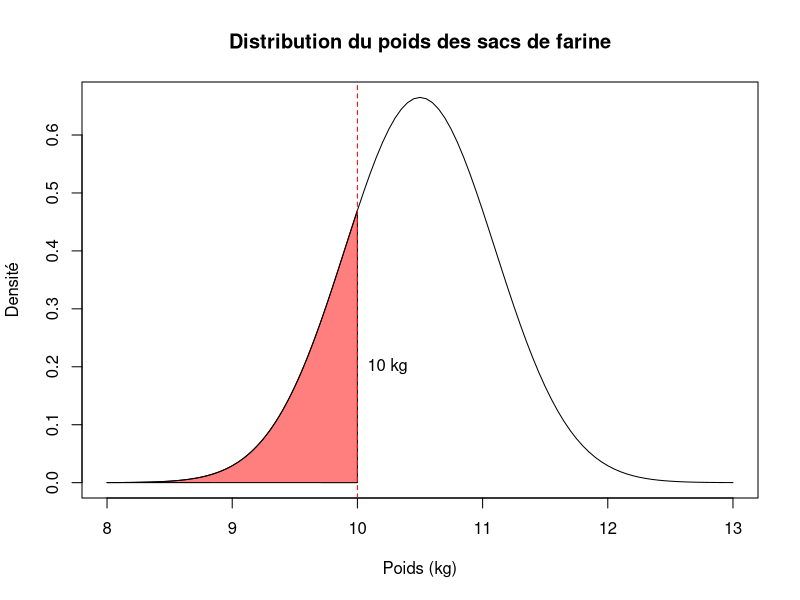

Here is the R script that generated this plot:
# https://github.com/BreizhHardware/TD-R/tree/main/TP_estimateurs

# 1. Si l'automate est réglée sur une moyenne de 10,5 kg, quelle est la probabilité qu'un sac
# conƟent moins de 10 kg de farine ?

# Paramètres
mu <- 10.5      # moyenne
sigma <- 0.6    # écart-type
x <- 10         # valeur seuil

# Calcul de la probabilité P(X < 10)
proba <- pnorm(x, mean = mu, sd = sigma)

# Affichage du résultat
cat("P(X < 10) =", round(proba, 4), "\n")

# Visualisation graphique
curve(dnorm(x, mean = mu, sd = sigma),
      from = 8,
      to = 13,
      main = "Distribution du poids des sacs de farine",
      xlab = "Poids (kg)",
      ylab = "Densité")

# Zone de probabilité avec transparence
x_values <- seq(8, 10, length.out = 100)
polygon(c(x_values, 10),
        c(dnorm(x_values, mu, sigma), 0),
        col = rgb(1, 0, 0, 0.5))

# Légende
abline(v = 10, col = "red", lty = 2)
text(10, 0.2, "10 kg", pos = 4)

# 2. Quelle devrait être la valeur de la moyenne afin que le risque qu'un sac conƟenne moins de
# 10 kilos soit limité à 5% l'écart type restant toujours à 0,6 kg.

# Paramètres connus
sigma <- 0.6    # écart-type
x <- 10         # seuil
alpha <- 0.05   # risque souhaité

# Calcul de la moyenne requise
# Si P(X < 10) = 0.05, alors 10 = µ + z_{0.05}*σ
# où z_{0.05} est le quantile d'ordre 0.05 de la loi normale centrée réduite
mu_requise <- x - qnorm(alpha) * sigma

# Affichage du résultat
cat("La moyenne doit être réglée sur", round(mu_requise, 3), "kg\n")

# 3. L'automate est réglée sur 10,8 kg et les sacs sont livrés par paleƩes de 20 sacs quelle est la
# probabilité que le poids total de farine sur une paleƩe dépasse 222 kg ?

# Paramètres pour un sac
mu_sac <- 10.8      # moyenne par sac
sigma_sac <- 0.6    # écart-type par sac
n_sacs <- 20        # nombre de sacs par palette

# Paramètres pour la palette (somme des sacs)
mu_palette <- n_sacs * mu_sac
sigma_palette <- sqrt(n_sacs) * sigma_sac

# Seuil
seuil <- 222

# Calcul de P(S > 222)
proba <- 1 - pnorm(seuil, mean = mu_palette, sd = sigma_palette)

# Affichage du résultat
cat("P(S > 222) =", round(proba, 4), "\n")